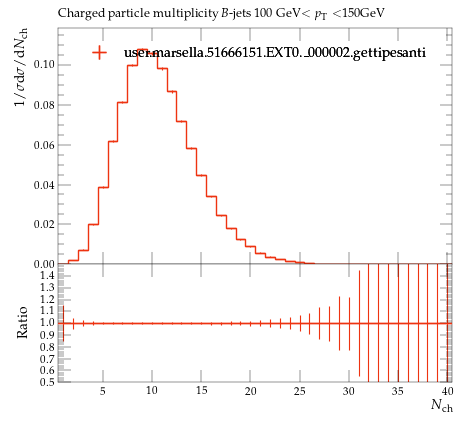

Generate this figure with Python:
#! /usr/bin/env python

# This Python script was auto-generated using YODA v2.0.2.
# Analysis object: /MC_HFDECAYS/avg_B_jet_ch_mult_100_150
# Timestamp: 24-07-2026 (16:40:05)

import matplotlib as mpl
import matplotlib.pyplot as plt
mpl.use('Agg') # comment out for interactive use
import os
import numpy as np

plotDir = os.path.split(os.path.realpath(__file__))[0]
if 'YODA_USER_PLOT_PATH' in globals():
    plot_outdir = globals()['YODA_USER_PLOT_PATH']
else:
    plot_outdir = plotDir

#plot style
plt.style.use(os.path.join(plotDir, '../default.mplstyle'))
# plot metadata
figW, figH = plt.rcParams['figure.figsize']
ax_xLabel = r'$N_\mathrm{ch}$'
ax_yLabel = r'$1/\sigma \mathrm{d}\sigma/\mathrm{d}N_\mathrm{ch}$'
ax_title  = r'Charged particle multiplicity $B$-jets 100 GeV$<p_\mathrm{T}<$150GeV'
ax_xScale = 'linear'
ax_yScale = 'linear'
xLims = (0.5, 40.5)
yLims = (0.0, 0.11880451000000002)
xMinorTickMarks = 0

# TeX-friendly labels for the legend
labels = {
    'legend' : ([ r"user.marsella.51666151.EXT0.\_000002.gettipesanti" ], r""),
}

# Adjust canvas width and height
canvasW = 10.0
canvasH = 9.0
figW *= canvasW/10.
figH *= canvasH/9.

# Create figure and axis objects
fig, (ax, ratio0_ax) = plt.subplots(2, 1, sharex=True,
                  figsize=(figW,figH), gridspec_kw={'height_ratios': (6.0, 3.0)})

# Set figure margins
plt.subplots_adjust(
    left   = 1.0 * plt.rcParams['figure.subplot.left'],
    right  = 1.0 * plt.rcParams['figure.subplot.right'],
    top    = 1.0 * plt.rcParams['figure.subplot.top'],
    bottom = 1.0 * plt.rcParams['figure.subplot.bottom'])

ratio0_ax.yaxis.set_major_locator(mpl.ticker.MultipleLocator(0.1))
ratio0_ax.set_ylim(0.5, 1.4999)
ratio0_ax.set_ylabel('Ratio')
ratio0_ax.xaxis.set_minor_locator(mpl.ticker.NullLocator())

# the numerical data is stored in a separate file
dataf = dict()
prefix = os.path.split(__file__)[0]
if prefix:    prefix = prefix + '/'
exec(open(prefix+'avg_B_jet_ch_mult_100_150__data.py').read(), dataf)


legend_handles = dict() # keep track of handles for the legend

# style options for curves
# starts at zorder>=5 to draw curve on top of legend
styles = {
  'user.marsella.51666151.EXT0._000002.gettipesanti.yoda.gz': {
    'color' : '#EE3311',
    'linestyle' : '-',
    'linewidth' : 1,
    'marker' : 'none',
    'markersize' : 2,
    'capsize' : 0.0,
    'zorder' : 5,
    'histstyle' : 1,
    'drawstyle' : 'steps-pre',
    'xerrorbars' : 1,
    'yerrorbars' : 1,
    'fillcolor' : None,
    'fillopacity' : 1.0,
    'ratio0_linestyle' : '-',
    'ratio0_linewidth' : 1,
    'ratio0_marker' : 'none',
    'ratio0_markersize' : 2,
    'ratio0_capsize' : 0.0,
    'ratio0_zorder' : 5,
    'ratio0_histstyle' : 1,
    'ratio0_drawstyle' : 'steps-pre',
    'ratio0_xerrorbars' : 1,
    'ratio0_yerrorbars' : 1,
  },
}

# curve from input yoda files in main panel
for label, yvals in dataf['yvals'].items():
    if all(np.isnan(v) for v in dataf['yvals'][label]):
        continue
    tmp = None
    if styles[label]['histstyle']: # draw as histogram
        xpos = dataf['xedges'][label] if styles[label]['drawstyle'] else dataf['xpoints'][label]
        ypos = np.insert(yvals, 0, yvals[0]) if styles[label]['drawstyle'] else yvals
        if styles[label]['fillcolor']: # fill area below curve
            ax.fill_between(xpos, ypos, step='pre',
                            color=styles[label]['fillcolor'],
                            alpha=styles[label]['fillopacity'])
        tmp, = ax.plot(xpos, ypos,
                       color=styles[label]['color'],
                       linestyle=styles[label]['linestyle'],
                       linewidth=styles[label]['linewidth'],
                       drawstyle=styles[label]['drawstyle'], solid_joinstyle='miter',
                       zorder=styles[label]['zorder'], label=label)
    tmp = ax.errorbar(dataf['xpoints'][label], yvals,
                      xerr=np.array(dataf['xerrs'][label])*styles[label]['xerrorbars'],
                      yerr=np.array(dataf['yerrs'][label])*styles[label]['yerrorbars'],
                      fmt=styles[label]['marker'], capsize=styles[label]['capsize'],
                      markersize=styles[label]['markersize'],
                      ecolor=styles[label]['color'],
                      color=styles[label]['color'], zorder=styles[label]['zorder'])
    tmp[-1][0].set_linestyle(styles[label]['linestyle'])
    tmp[-1][0].set_linewidth(styles[label]['linewidth'])
    if label in dataf['add_legend_handle']:  legend_handles[label] = tmp
    for varLabel in dataf['variation_yvals'].keys():
        if varLabel.startswith(label):
            tmp, = ax.plot(dataf['xedges'][label], dataf['variation_yvals'][varLabel],
                           color=styles[label]['color'],
                           linestyle=styles[label]['linestyle'],
                           linewidth=styles[label]['linewidth'],
                           drawstyle='steps-pre', solid_joinstyle='miter',
                           zorder=styles[label]['zorder'], alpha=0.5)


# plots on ratio panel
# curve from input yoda files in ratio panel
for label, yvals in dataf['ratio0_yvals'].items():
    if all(np.isnan(v) for v in yvals):
        continue
    if styles[label]['ratio0_histstyle']: # plot as histogram
        xpos = dataf['xedges']['user.marsella.51666151.EXT0._000002.gettipesanti.yoda.gz'] if styles[label]['ratio0_drawstyle'] else dataf['xpoints']['user.marsella.51666151.EXT0._000002.gettipesanti.yoda.gz']
        ypos = np.insert(yvals, 0, yvals[0]) if styles[label]['ratio0_drawstyle'] else yvals
        ratio0_ax.plot(xpos, ypos,
                       color=styles[label]['color'],
                       linewidth=styles[label]['linewidth'],
                       linestyle=styles[label]['ratio0_linestyle'],
                       drawstyle=styles[label]['ratio0_drawstyle'], zorder=styles[label]['zorder'],
                       solid_joinstyle='miter')
    tmp = ratio0_ax.errorbar(dataf['xpoints']['user.marsella.51666151.EXT0._000002.gettipesanti.yoda.gz'], yvals,
                             xerr=np.array(dataf['ref_xerrs'])*styles[label]['ratio0_xerrorbars'],
                             yerr=np.array(dataf['ratio0_yerrs'][label])*styles[label]['ratio0_yerrorbars'],
                             fmt=styles[label]['ratio0_marker'], capsize=styles[label]['ratio0_capsize'],
                             markersize=styles[label]['ratio0_markersize'],
                             ecolor=styles[label]['color'],
                             color=styles[label]['color'])
    tmp[-1][0].set_linestyle(styles[label]['ratio0_linestyle'])
    tmp[-1][0].set_linewidth(styles[label]['ratio0_linewidth'])

    for varlabel in dataf['ratio0_variation_vals'].keys():
        if varlabel.startswith(label):
            ratio0_ax.plot(dataf['xedges']['user.marsella.51666151.EXT0._000002.gettipesanti.yoda.gz'],
                            dataf['ratio0_variation_vals'][varlabel],
                            color=styles[label]['color'],
                            linestyle=styles[label]['linestyle'],
                            linewidth=styles[label]['linewidth'],
                            drawstyle='steps-pre', solid_joinstyle='miter',
                            zorder=1, alpha=0.5)

legend_items = list(legend_handles.values())
ax.add_artist(ax.legend(legend_items,
                        labels['legend'][0],
                        title=labels['legend'][1],
                        alignment='left',
                        loc='upper center',
                        bbox_to_anchor=(0.5, 0.97)))

# set plot metadata as defined above
ratio0_ax.set_xlabel(ax_xLabel)
ratio0_ax.xaxis.set_label_coords(1., -0.15)
ax.set_ylabel(ax_yLabel, ha='right', va='top')
ax.yaxis.set_label_coords(-0.11, 1.0)
ax.set_title(ax_title, loc='left')
ax.set_xscale(ax_xScale)
ax.set_yscale(ax_yScale)
ax.set_xlim(xLims)
ax.set_ylim(yLims)

# tick formatting
plt.rcParams['xtick.top'] = True
plt.rcParams['ytick.right'] = True
ax.xaxis.set_minor_locator(mpl.ticker.NullLocator())
fig.align_ylabels((ax, ratio0_ax))
plt.savefig(os.path.join(plot_outdir, 'avg_B_jet_ch_mult_100_150.pdf'), format='PDF')
plt.savefig(os.path.join(plot_outdir, 'avg_B_jet_ch_mult_100_150.png'), format='PNG')

plt.close(fig)
